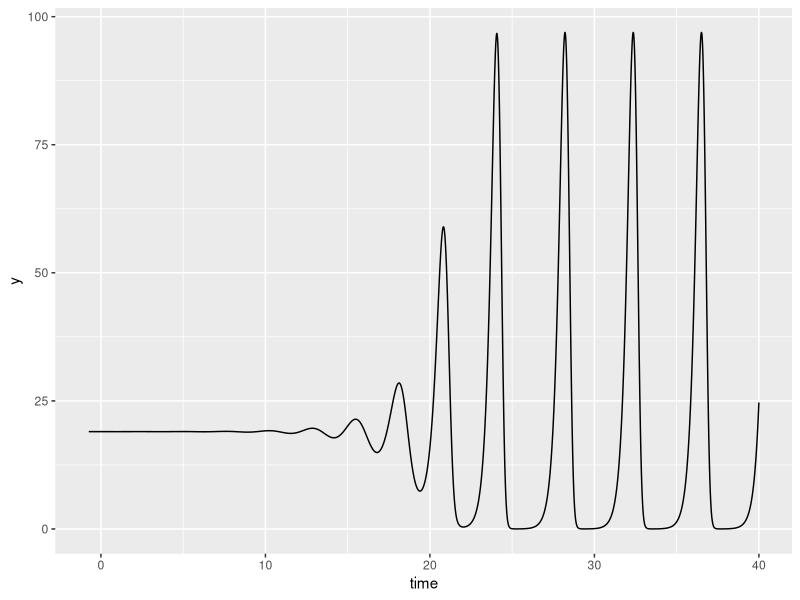
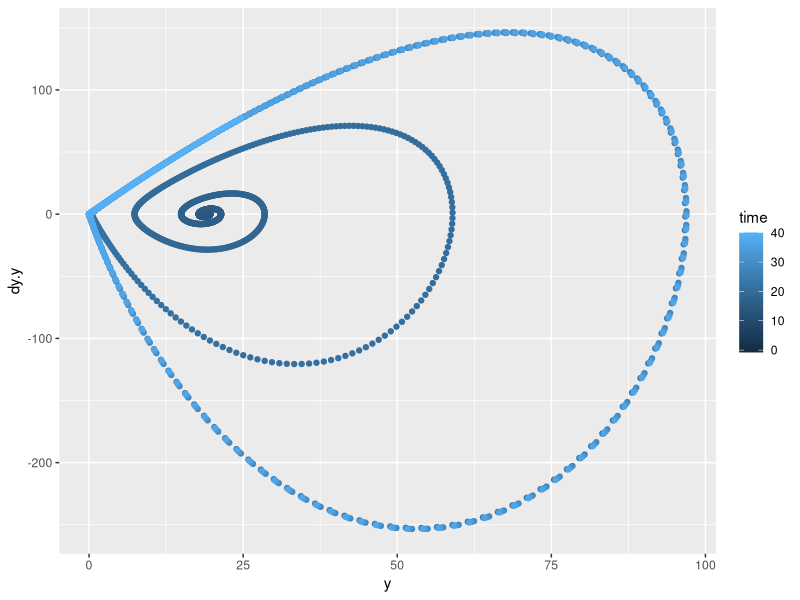

Reproduce these figures in R, in order.
#Something with delay

library(deSolve)
library(ggplot2)

derivs <- function(t, y, parms) {
  if (t < 0)
    lag <- 19
  else
    lag <- lagvalue(t - 0.74)
  
  dy <- r * y * (1 - lag/m)
  list(dy, dy = dy)
}

# parameters
r <- 3.5; m <- 19

# initial values and times
yinit <- c(y = 19.001)
times <- seq(-0.74, 40, by = 0.01)

# solve the model
out <- dede(y = yinit, times = times, func = derivs, parms = NULL, atol = 1e-10)
out_df = as.data.frame(out)

# plots
ggplot(data = out_df, aes(time, y)) + geom_line()
ggplot(data = out_df, aes(y, dy.y, color = time)) + geom_point()
